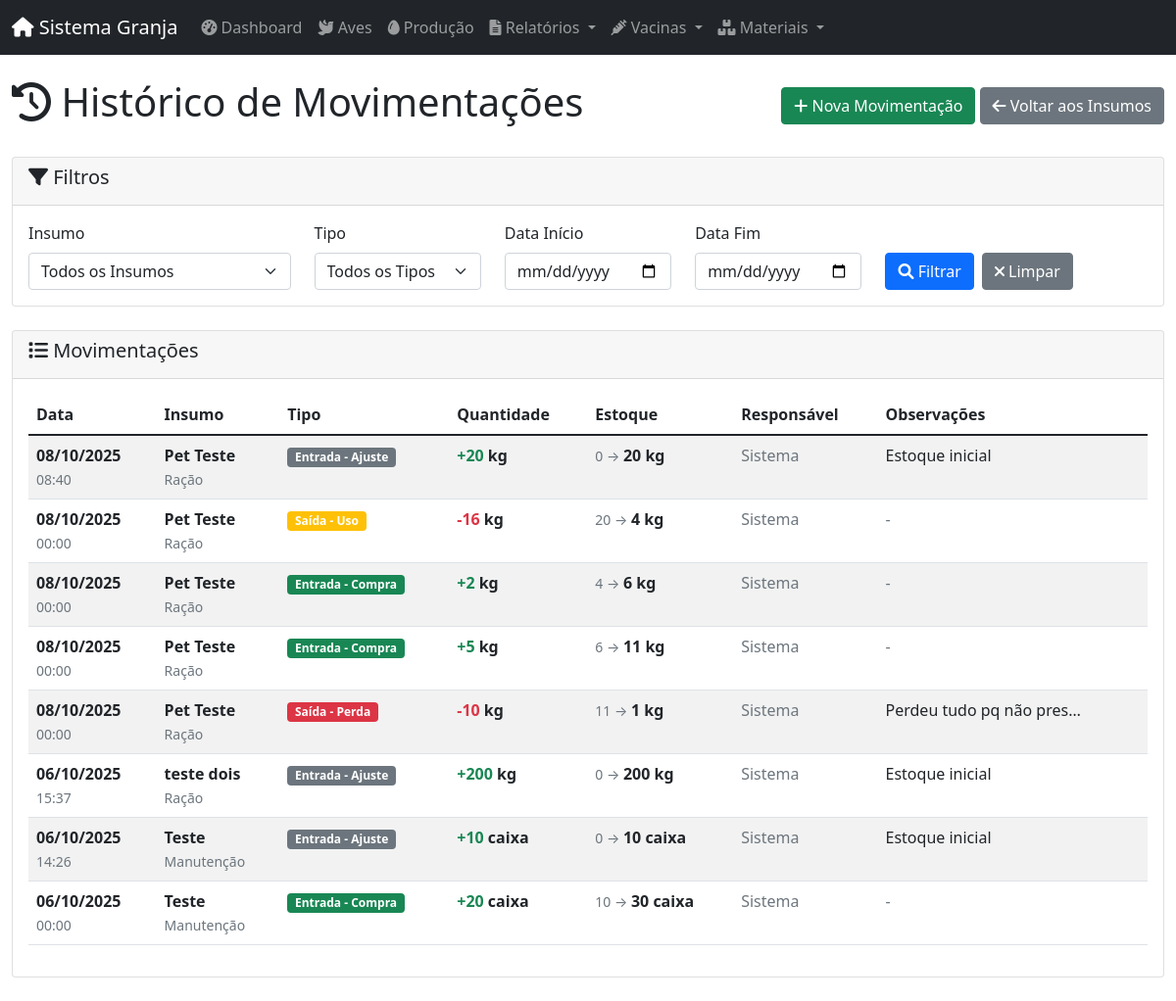
/insumos/movimentacoes, run on an earlier commit of the app's database.
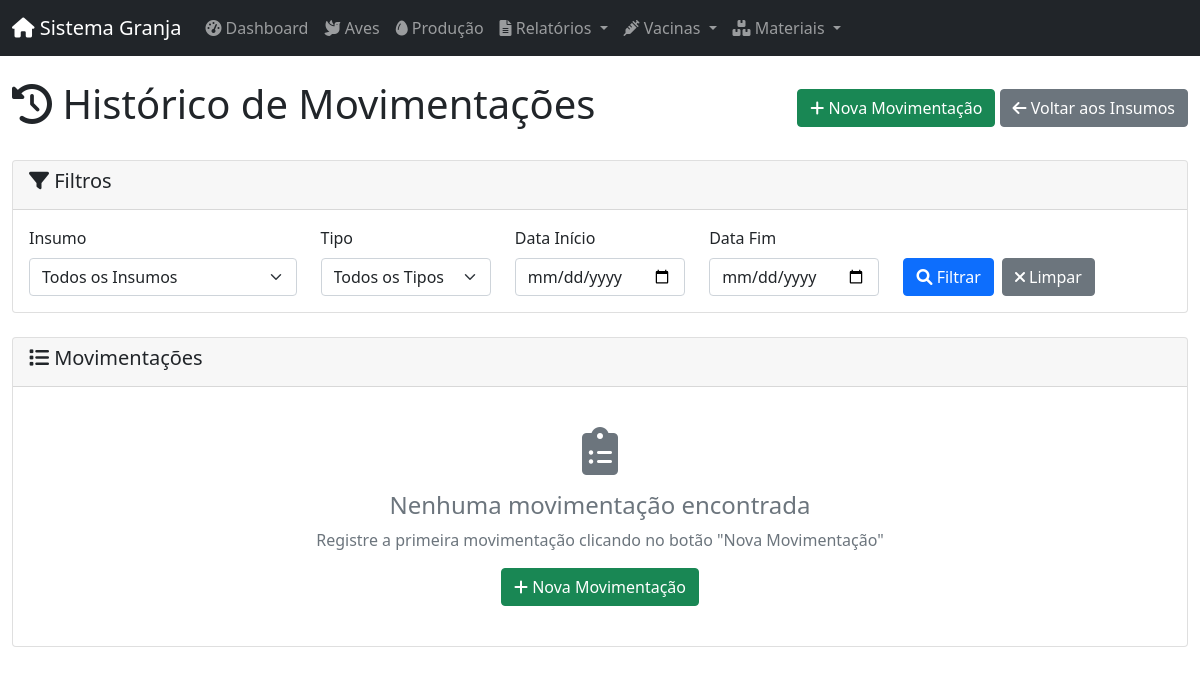
And on a later commit of the database.
### app/models/database.py (models this page shows)
class BaseModel(Model):
    class Meta:
        database = db

class MovimentacaoInsumo(BaseModel):
    id_movimentacao = AutoField()
    insumo = ForeignKeyField(InsumoNovo, backref='movimentacoes')
    tipo = CharField(max_length=50, choices=[(t.value, t.value) for t in TipoMovimentacao])
    quantidade = DecimalField(max_digits=10, decimal_places=2)
    data_movimentacao = DateTimeField(default=datetime.datetime.now)
    observacoes = TextField(null=True)
    usuarios = ForeignKeyField(Usuarios, backref='movimentacoes_insumo')
    estoque_anterior = DecimalField(max_digits=10, decimal_places=2)
    estoque_posterior = DecimalField(max_digits=10, decimal_places=2)
    class Meta:
        table_name = 'movimentacoes_insumo'

class InsumoNovo(BaseModel):
    id_insumo = AutoField()
    nome = CharField(max_length=100)
    categoria = CharField(max_length=50, choices=[(c.value, c.value) for c in CategoriaInsumo])
    unidade = CharField(max_length=10, choices=[(u.value, u.value) for u in UnidadeMedida])
    quantidade_atual = DecimalField(max_digits=10, decimal_places=2, default=0)
    quantidade_minima = DecimalField(max_digits=10, decimal_places=2, default=0)
    data_validade = DateField(null=True)
    observacoes = TextField(null=True)
    ativo = BooleanField(default=True)
    data_criacao = DateTimeField(default=datetime.datetime.now)
    usuario_criacao = ForeignKeyField(Usuarios, backref='insumos_criados', null=True)
    class Meta:
        table_name = 'insumos_novo'

### app/routes/insumo_routes.py (the view)
@insumo_web.route('/listar_movimentacoes', methods=['GET'])
@insumo_web.route('/movimentacoes', methods=['GET'])
def listar_movimentacoes():
    insumo_id = request.args.get('insumo_id', type=int)
    tipo = request.args.get('tipo')
    data_inicio = request.args.get('data_inicio')
    data_fim = request.args.get('data_fim')
    if data_inicio:
        data_inicio = datetime.strptime(data_inicio, '%Y-%m-%d').date()
    if data_fim:
        data_fim = datetime.strptime(data_fim, '%Y-%m-%d').date()
    movimentacoes = MovimentacaoInsumoController.listar_movimentacoes(
        insumo_id=insumo_id,
        tipo=tipo,
        data_inicio=data_inicio,
        data_fim=data_fim
    )
    insumos = InsumoController.listar_todos(ativo=True)
    return render_template('insumo/movimentacoes.html',
                         movimentacoes=movimentacoes,
                         insumos=insumos,
                         tipos=TipoMovimentacao,
                         filtros={
                             'insumo_id': insumo_id,
                             'tipo': tipo,
                             'data_inicio': data_inicio,
                             'data_fim': data_fim
                         })

### app/controllers/insumo_controller.py (called while the page is built)
    @staticmethod
    def listar_todos(categoria: str = None, abaixo_minimo: bool = False,
                    vencimento_dias: int = None, ativo: bool = True) -> List[InsumoNovo]:
        query = InsumoNovo.select().where(InsumoNovo.ativo == ativo)
        if categoria:
            query = query.where(InsumoNovo.categoria == categoria)
        if abaixo_minimo:
            query = query.where(InsumoNovo.quantidade_atual < InsumoNovo.quantidade_minima)
        if vencimento_dias:
            data_limite = date.today() + timedelta(days=vencimento_dias)
            query = query.where(
                (InsumoNovo.data_validade.is_null(False)) &
                (InsumoNovo.data_validade <= data_limite)
            )
        return list(query.order_by(InsumoNovo.nome))

### app/templates/insumo/movimentacoes.html (shortened to what the changed rows need)
{% extends "layouts/admin.html" %}
{% block content %}
<div class="container-fluid">
    <div class="d-flex justify-content-between align-items-center mb-4">
        <h1><i class="fas fa-history"></i> Histórico de Movimentações</h1>
    </div>
    <div class="card">
        <div class="card-body">
            {% if movimentacoes %}
                <div class="table-responsive">
                    <table class="table table-striped table-hover">
                        <thead>
                            <tr>
                                <th>Data</th>
                                <th>Insumo</th>
                                <th>Tipo</th>
                                <th>Quantidade</th>
                                <th>Estoque</th>
                                <th>Responsável</th>
                                <th>Observações</th>
                            </tr>
                        </thead>
                        <tbody>
                            {% for mov in movimentacoes %}
                                <tr>
                                    <td>
                                        <strong>{{ mov.data_movimentacao.strftime("%d/%m/%Y") }}</strong><br>
                                        <small class="text-muted">{{ mov.data_movimentacao.strftime("%H:%M") }}</small>
                                    </td>
                                    <td>
                                        <strong>{{ mov.insumo.nome }}</strong><br>
                                        <small class="text-muted">{{ mov.insumo.categoria }}</small>
                                    </td>
                                    <td>
                                        {% set tipo_class = {
                                            'Entrada - Compra': 'success',
                                            'Entrada - Doação': 'info',
                                            'Saída - Uso': 'warning',
                                            'Saída - Perda': 'danger',
                                            'Ajuste': 'primary'
                                        } %}
                                        <span class="badge bg-{{ tipo_class.get(mov.tipo, 'secondary') }}">
                                            {{ mov.tipo }}
                                        </span>
                                    </td>
                                    <td>
                                        <strong>
                                            {% if mov.tipo.startswith('Entrada') or mov.tipo == 'Ajuste' %}
                                                <span class="text-success">+{{ mov.quantidade }}</span>
                                            {% else %}
                                                <span class="text-danger">-{{ mov.quantidade }}</span>
                                            {% endif %}
                                            {{ mov.insumo.unidade }}
                                        </strong>
                                    </td>
                                    <td>
                                        <small class="text-muted">{{ mov.estoque_anterior }} → </small>
                                        <strong>{{ mov.estoque_posterior }} {{ mov.insumo.unidade }}</strong>
                                    </td>
                                    <td>
                                        {% if mov.usuario %}
                                            {{ mov.usuario.nome }}
                                        {% else %}
                                            <span class="text-muted">Sistema</span>
                                        {% endif %}
                                    </td>
                                    <td>
                                        {% if mov.observacoes %}
                                            <span data-bs-toggle="tooltip"
                                                  title="{{ mov.observacoes }}"
                                                  class="text-truncate d-inline-block"
                                                  style="max-width: 200px;">
                                                {{ mov.observacoes }}
                                            </span>
                                        {% else %}
                                            <span class="text-muted">-</span>
                                        {% endif %}
                                    </td>
                                </tr>
                            {% endfor %}
                        </tbody>
                    </table>
                </div>
            {% else %}
                <div class="text-center py-4">
                    <i class="fas fa-clipboard-list fa-3x text-muted mb-3"></i>
                    <h4 class="text-muted">Nenhuma movimentação encontrada</h4>
                    <p class="text-muted">Registre a primeira movimentação clicando no botão "Nova Movimentação"</p>
                    <a href="{{ url_for('insumo_web.nova_movimentacao') }}" class="btn btn-success">
                        <i class="fas fa-plus"></i> Nova Movimentação
                    </a>
                </div>
            {% endif %}
        </div>
    </div>
</div>
{% endblock %}

What changed in the data, as far as the page shows it:
removed MovimentacaoInsumo: data_movimentacao "08/10/2025", data_movimentacao "08:40", insumo.nome "Pet Teste", insumo.categoria "Ração", tipo "Entrada - Ajuste", quantidade "20", insumo.unidade "kg", estoque_anterior "0", estoque_posterior "20", observacoes "Estoque inicial"
removed MovimentacaoInsumo: data_movimentacao "08/10/2025", data_movimentacao "00:00", insumo.nome "Pet Teste", insumo.categoria "Ração", tipo "Saída - Uso", quantidade "16", insumo.unidade "kg", estoque_anterior "20", estoque_posterior "4"
removed MovimentacaoInsumo: data_movimentacao "08/10/2025", data_movimentacao "00:00", insumo.nome "Pet Teste", insumo.categoria "Ração", tipo "Entrada - Compra", quantidade "2", insumo.unidade "kg", estoque_anterior "4", estoque_posterior "6"
removed MovimentacaoInsumo: data_movimentacao "08/10/2025", data_movimentacao "00:00", insumo.nome "Pet Teste", insumo.categoria "Ração", tipo "Entrada - Compra", quantidade "5", insumo.unidade "kg", estoque_anterior "6", estoque_posterior "11"
removed MovimentacaoInsumo: data_movimentacao "08/10/2025", data_movimentacao "00:00", insumo.nome "Pet Teste", insumo.categoria "Ração", tipo "Saída - Perda", quantidade "10", insumo.unidade "kg", estoque_anterior "11", estoque_posterior "1", observacoes "Perdeu tudo pq não pres…"
removed MovimentacaoInsumo: data_movimentacao "06/10/2025", data_movimentacao "15:37", insumo.nome "teste dois", insumo.categoria "Ração", tipo "Entrada - Ajuste", quantidade "200", insumo.unidade "kg", estoque_anterior "0", estoque_posterior "200", observacoes "Estoque inicial"
removed MovimentacaoInsumo: data_movimentacao "06/10/2025", data_movimentacao "14:26", insumo.nome "Teste", insumo.categoria "Manutenção", tipo "Entrada - Ajuste", quantidade "10", insumo.unidade "caixa", estoque_anterior "0", estoque_posterior "10", observacoes "Estoque inicial"
removed MovimentacaoInsumo: data_movimentacao "06/10/2025", data_movimentacao "00:00", insumo.nome "Teste", insumo.categoria "Manutenção", tipo "Entrada - Compra", quantidade "20", insumo.unidade "caixa", estoque_anterior "10", estoque_posterior "30"
Also different on the page:
text no longer shown: "Data Insumo Tipo Quantidade Estoque Responsável Observações"
text now shown: "Nenhuma movimentação encontrada Registre a primeira movimentação clicando no botão \"Nova Movimentação\" Nova Movimentação"
